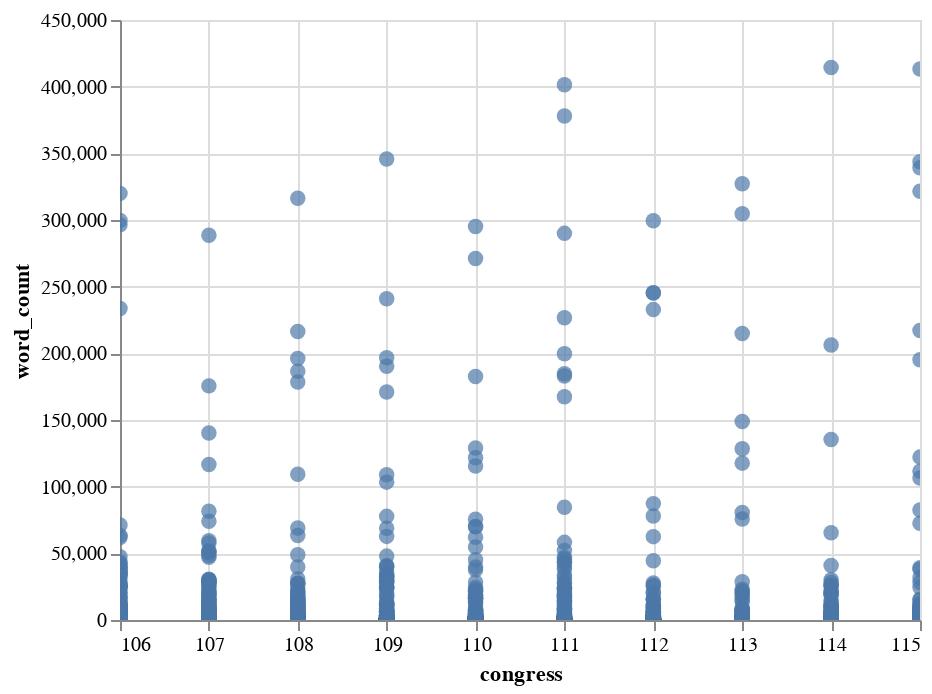

The notebook cell this image was saved under:
### Markdown cell above
### Using a scatter plot to get a better sense of the distribution of individual bills across each congress

### Code cell
alt.Chart(bills_analysis).mark_circle(size=60).encode(
    alt.X('congress',
        scale=alt.Scale(zero=False)
    ),
    y='word_count',
    tooltip=['bill_number', 'congress', 'word_count']
).interactive()

### Figure 1 — Vega-Lite specification as saved in the notebook (floating-point values rounded to 4 significant figures; data arrays with more than 128 entries replaced by an {"elided": "..."} marker saying what was removed)
{"config": {"view": {"continuousWidth": 400, "continuousHeight": 300}}, "data": {"name": "data-83b1a29d455086d17765411998ffe15a"}, "mark": {"type": "circle", "size": 60}, "encoding": {"tooltip": [{"type": "quantitative", "field": "bill_number"}, {"type": "quantitative", "field": "congress"}, {"type": "quantitative", "field": "word_count"}], "x": {"type": "quantitative", "field": "congress", "scale": {"zero": false}}, "y": {"type": "quantitative", "field": "word_count"}}, "selection": {"selector006": {"type": "interval", "bind": "scales", "encodings": ["x", "y"]}}, "$schema": "https://vega.github.io/schema/vega-lite/v4.8.1.json", "datasets": {"data-83b1a29d455086d17765411998ffe15a": {"elided": "2771 records"}}}
